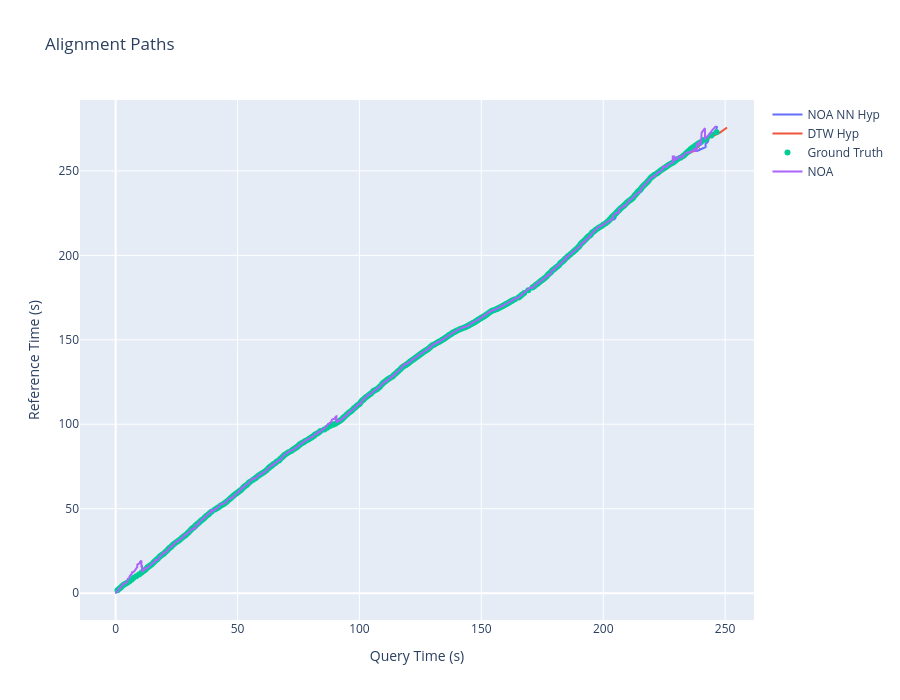

Notebook code for this chart:
### Markdown cell above
# Analysis

### Code cell
from eval_tools import getGroundTruthTimestamps

noa_nn_path = "experiments/NOA_NN/s6/hyp.npy"
noa_nn_hyp = np.load(noa_nn_path)
noa_path = "experiments/NOA/s6/hyp.npy"
noa_hyp = np.load(noa_path)
dtw_path = "experiments/DTW/s6/hyp.npy"
dtw_hyp = np.load(dtw_path)

s = 6
# load the ground truth timestamps
query_annot_file = f'scenarios/s{s}/query.beats'
ref_annot_file = f'scenarios/s{s}/ref.beats'
gt = getGroundTruthTimestamps(query_annot_file, ref_annot_file).T

import plotly.graph_objs as go

# Create a figure
fig = go.Figure()
fig.update_layout(
    title='Alignment Paths',
    xaxis_title='Query Time (s)',
    yaxis_title='Reference Time (s)',
    width=900,
    height=700
)
fig.add_trace(go.Scatter(
    x=noa_nn_hyp[0], y=noa_nn_hyp[1], mode='lines', name='NOA NN Hyp'
))
fig.add_trace(go.Scatter(
    x=dtw_hyp[0], y=dtw_hyp[1], mode='lines', name='DTW Hyp'
))
fig.add_trace(go.Scatter(
    x=gt[0], y=gt[1], mode='markers', name='Ground Truth'
))
fig.add_trace(go.Scatter(
    x=noa_hyp[0], y=noa_hyp[1], mode='lines', name='NOA'
))

### Figure 1 — Plotly figure (JSON) as saved in the notebook; plotly's stock layout.template omitted (floating-point values rounded to 4 significant figures; data arrays with more than 128 entries replaced by an {"elided": "..."} marker saying what was removed)
{"data": [{"mode": "lines", "name": "NOA NN Hyp", "type": "scatter", "x": {"elided": "10625 float values"}, "y": {"elided": "10625 float values"}}, {"mode": "lines", "name": "DTW Hyp", "type": "scatter", "x": {"elided": "7953 float values"}, "y": {"elided": "7953 float values"}}, {"mode": "markers", "name": "Ground Truth", "type": "scatter", "x": {"elided": "396 float values"}, "y": {"elided": "396 float values"}}, {"mode": "lines", "name": "NOA", "type": "scatter", "x": {"elided": "10603 float values"}, "y": {"elided": "10603 float values"}}], "layout": {"height": 700, "title": {"text": "Alignment Paths"}, "width": 900, "xaxis": {"title": {"text": "Query Time (s)"}}, "yaxis": {"title": {"text": "Reference Time (s)"}}}}
